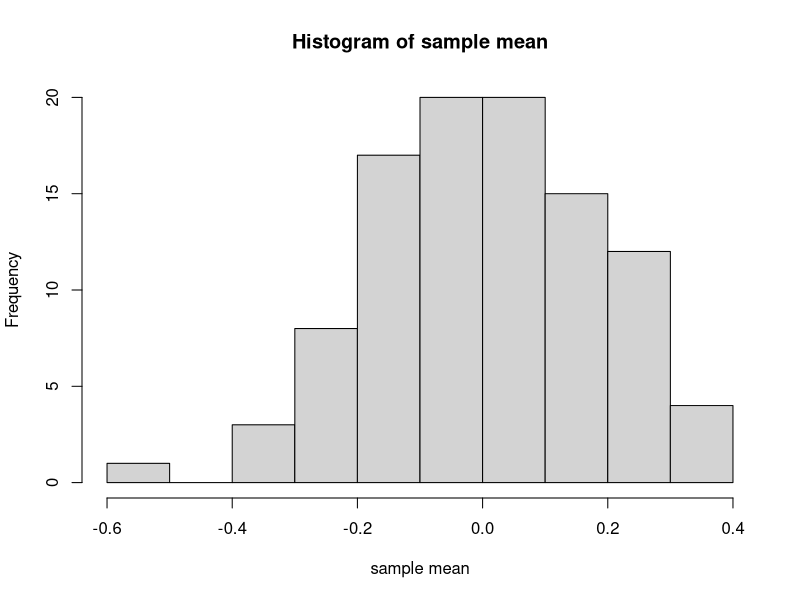
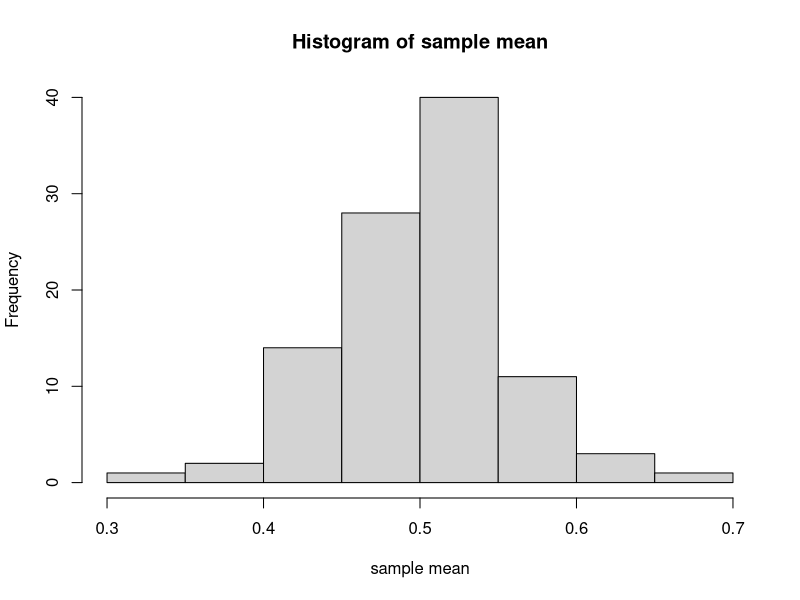
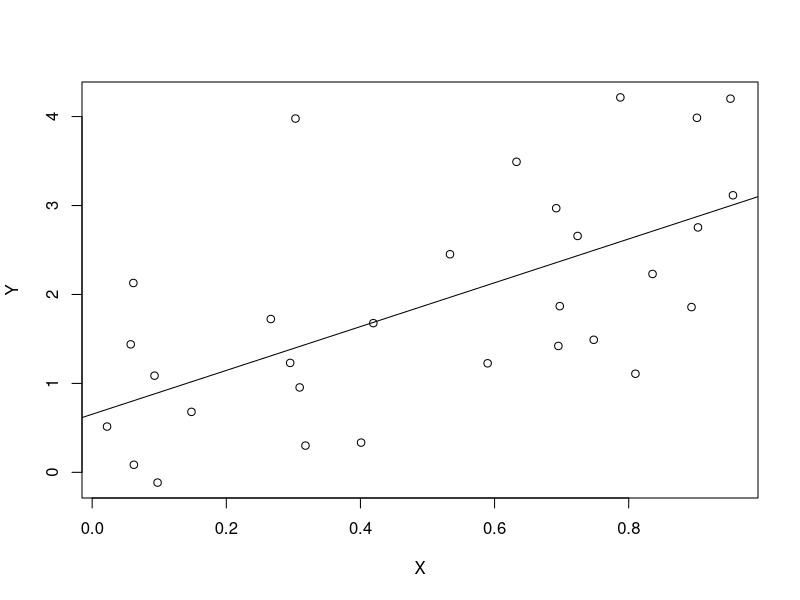
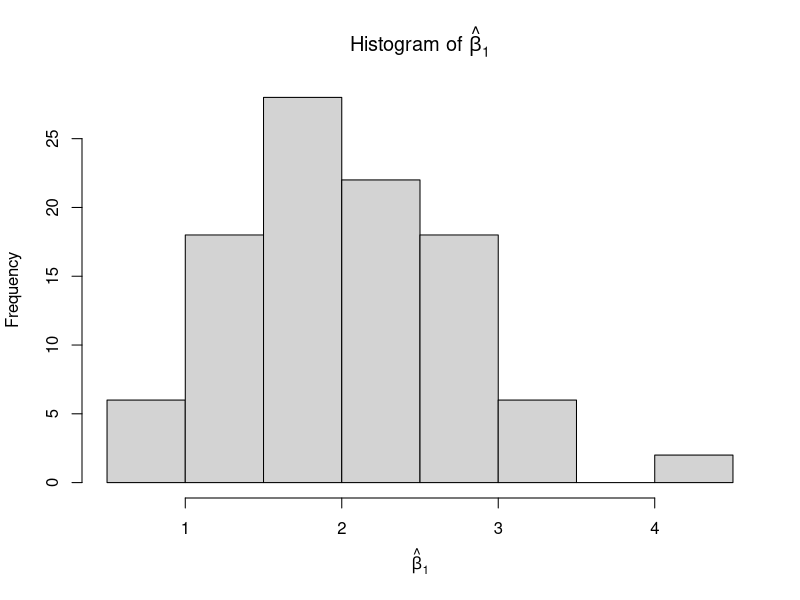
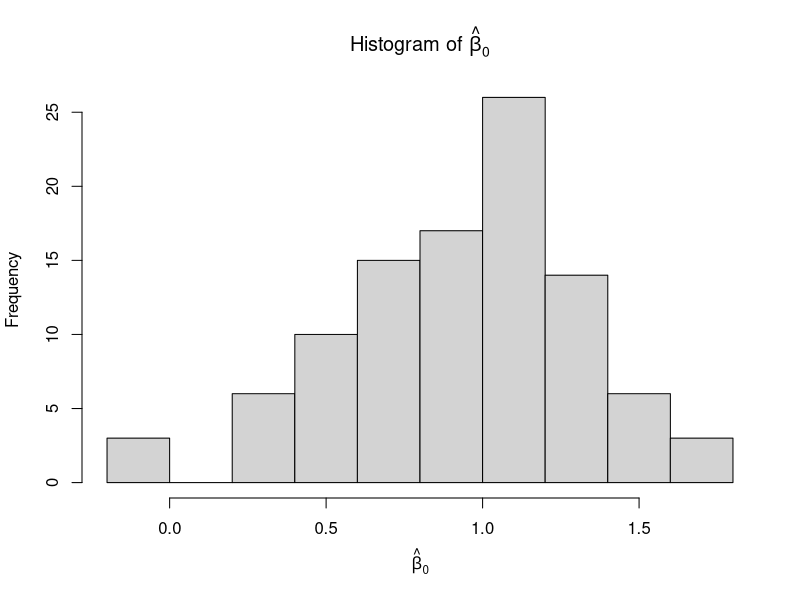
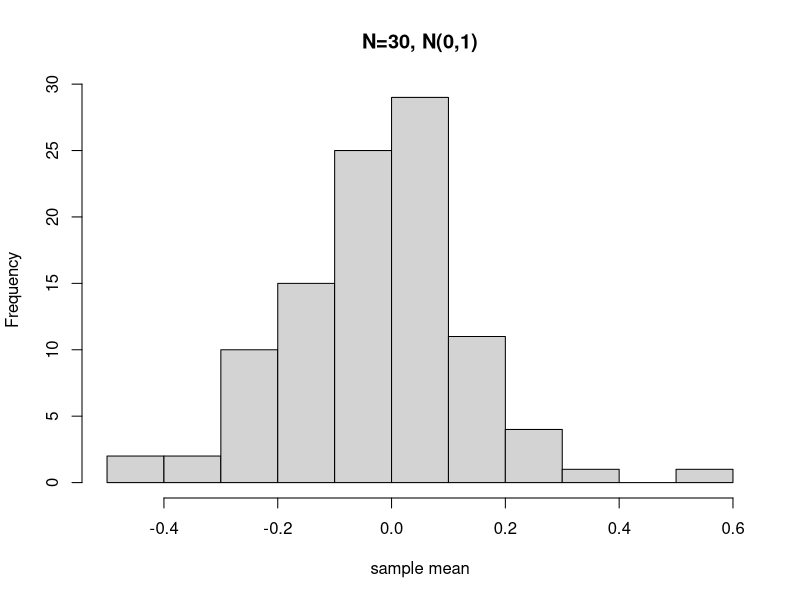
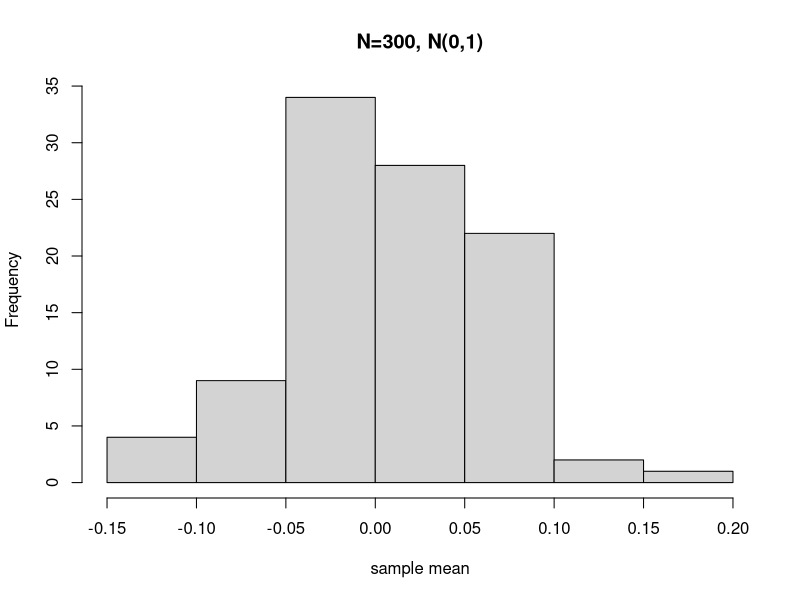
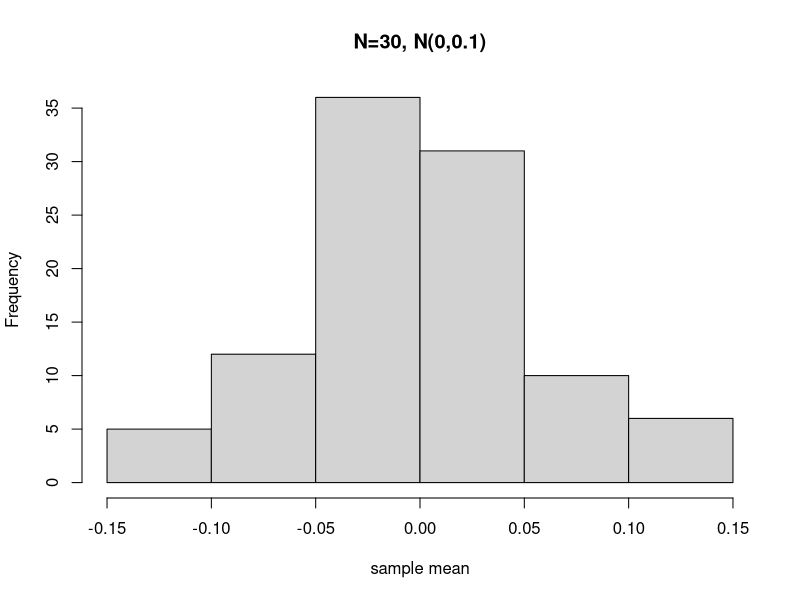

R code for these plots, in order:
#by kevin.lee
set.seed(920)

# sample mean is unbiased estimator of population mean

M <- 100 # number of simulation
N <- 30 # number of samples for each run

samp_mean <- rep(0,M) # a vector that will save the sample mean of each run

# sample from Normal dsitribution
for (m in 1:M) {
  samp <- rnorm(N, mean = 0, sd = 1) # sample generated from N(0,1)
  samp_mean[m] <- mean(samp)
}

samp_mean
hist(samp_mean, main = "Histogram of sample mean", xlab = "sample mean")
mean(samp_mean) # check if close to 0

# sample from Uniform distribution
for (m in 1:M) {
  samp <- runif(N, 0, 1) # sample generated from U(0,1)
  samp_mean[m] <- mean(samp)
}

samp_mean
hist(samp_mean, main = "Histogram of sample mean", xlab = "sample mean")
mean(samp_mean) # check if close to 1/2


# least squares coefficient estimates are unbiased estimator of population coefficients
# population regression line, Y = 1 + 2*X. Hence, population intercept is 1 and population slope is 2.
# error's iid N(0, 1)
M <- 100 # number of simulation
N <- 30 # number of samples for each run

betahat1 <- rep(0,M) # a vector that will save the betahat1 of each run
betahat0 <- rep(0,M) # a vector that will save the betahat1 of each run

for (m in 1:M) {
  X <- runif(N, min = 0, max = 1) # X generated from U(0,1)
  error <- rnorm(N, mean = 0, sd = 1) # error generated from N(0,1)
  Y <- 1 + 2*X + error

  fit <- lm(Y~X)
  betahat1[m] <- fit$coefficients[2]
  betahat0[m] <- fit$coefficients[1]
}

# check last simultion result
plot(X, Y)
abline(fit)

names(fit)
fit$coefficients

betahat1
hist(betahat1, main = expression(paste("Histogram of ", hat(beta)[1])), xlab = expression(hat(beta)[1]))
mean(betahat1) # check if close to 2

betahat0
hist(betahat0, main = expression(paste("Histogram of ", hat(beta)[0])), xlab = expression(hat(beta)[0]))
mean(betahat0) # check if close to 0


###########

# See how the number of samples affects the result of single estimate of sample mean

sim_mean <- function(M, N, Xmean, Xvar) {
  samp_mean <- rep(0,M)
  for (m in 1:M) {
    samp <- rnorm(N, Xmean, sqrt(Xvar)) # sample generated from N(mean,sd)
    samp_mean[m] <- mean(samp)
  }
  return(samp_mean)
}

# number of samples for each run 30
sim1 <- sim_mean(100, 30, 0, 1)
sim1
hist(sim1, main = "N=30, N(0,1)", xlab = "sample mean")
mean(sim1)
var(sim1)

# number of samples for each run 300
sim2 <- sim_mean(100, 300, 0, 1)
sim2
hist(sim2, main = "N=300, N(0,1)", xlab = "sample mean")
mean(sim2)
var(sim2)

# ideally when the error variace was small
sim3 <- sim_mean(100, 30, 0, 0.1)
hist(sim3, main = "N=30, N(0,0.1)", xlab = "sample mean")
mean(sim3)
var(sim3)

# Plot three histograms at the same time
plot_range <- range(c(sim1, sim2, sim3)) # to take same range for three plots

par(mfrow=c(1,3))
hist(sim1, main = "N=30, N(0,1)", xlim = plot_range, xlab = "sample mean")
hist(sim2, main = "N=300, N(0,1)", xlim = plot_range, xlab = "sample mean")
hist(sim3, main = "N=30, N(0,0.1)", xlim = plot_range, xlab = "sample mean")


# See how the number of samples affects the result of single estimate of least squares coefficient estimaete

sim_betahat1 <- function(M, N, Xmin, Xmax, err_mean, err_var) {
  betahat1 <- rep(0,M) # a vector that will save the betahat1 of each run
  for (m in 1:M) {
    X <- runif(N, min = Xmin, max = Xmax) # X generated from U(Xmin,Xmax)
    error <- rnorm(N, mean = err_mean, sd = sqrt(err_var)) # error generated from N(err_mean, err_sd)
    Y <- 1 + 2*X + error
    fit <- lm(Y~X)
    betahat1[m] <- fit$coefficients[2]
  }
  return(betahat1)
}

sim_betahat0 <- function(M, N, Xmin, Xmax, err_mean, err_var) {
  betahat0 <- rep(0,M) # a vector that will save the betahat1 of each run
  for (m in 1:M) {
    X <- runif(N, min = Xmin, max = Xmax) # X generated from U(Xmin,Xmax)
    error <- rnorm(N, mean = err_mean, sd = sqrt(err_var)) # error generated from N(err_mean, err_sd)
    Y <- 1 + 2*X + error
    fit <- lm(Y~X)
    betahat0[m] <- fit$coefficients[1]
  }
  return(betahat0)
}


# number of samples for each run 30
sim1 <- sim_betahat1(100, 30, 0, 1, 0, 1)
hist(sim1, main = "N=30, X~U(0,1), err~N(0,1)", xlab=expression(hat(beta)[1]))
mean(sim1)
var(sim1)

# number of samples for each run 300
sim2 <- sim_betahat1(100, 300, 0, 1, 0, 1)
hist(sim2, main = "N=300, X~U(0,1), err~N(0,1)", xlab=expression(hat(beta)[1]))
mean(sim2)
var(sim2)

# ideally when the error variace was small
sim3 <- sim_betahat1(100, 30, 0, 1, 0, 0.1)
hist(sim3, main = "N=30, X~U(0,1), err~N(0,0.1)", xlab=expression(hat(beta)[1]))
mean(sim3)
var(sim3)

# x_{i}'s are less spread out
sim4 <- sim_betahat1(100, 30, 0.2, 0.8, 0, 1)
hist(sim4, main = "N=30, X~U(0.2,0.8), err~N(0,1)", xlab=expression(hat(beta)[1]))
mean(sim4)
var(sim4)

# Plot four histograms at the same time
plot_range <- range(c(sim1, sim2, sim3, sim4)) # to take same range for three plots

par(mfrow=c(2,2))
hist(sim1, main = "N=30, X~U(0,1), err~N(0,1)", xlim = plot_range, xlab = expression(hat(beta)[1]))
hist(sim2, main = "N=300, X~U(0,1), err~N(0,1)", xlim = plot_range, xlab = expression(hat(beta)[1]))
hist(sim3, main = "N=30, X~U(0,1), err~N(0,0.1)", xlim = plot_range, xlab = expression(hat(beta)[1]))
hist(sim4, main = "N=30, X~U(0.2,0.8), err~N(0,1)", xlim = plot_range, xlab = expression(hat(beta)[1]))


# number of samples for each run 30
sim1 <- sim_betahat0(100, 30, 0, 1, 0, 1)
hist(sim1, main = "N=30, X~U(0,1), err~N(0,1)", xlab=expression(hat(beta)[0]))
mean(sim1)
var(sim1)

# number of samples for each run 300
sim2 <- sim_betahat0(100, 300, 0, 1, 0, 1)
hist(sim2, main = "N=300, X~U(0,1), err~N(0,1)", xlab=expression(hat(beta)[0]))
mean(sim2)
var(sim2)

# ideally when the error variace was small
sim3 <- sim_betahat0(100, 30, 0, 1, 0, 0.1)
hist(sim3, main = "N=30, X~U(0,1), err~N(0,0.1)", xlab=expression(hat(beta)[0]))
mean(sim3)
var(sim3)

# x_{i}'s are less spread out
sim4 <- sim_betahat0(100, 30, 0.2, 0.8, 0, 1)
hist(sim4, main = "N=30, X~U(0.2,0.8), err~N(0,1)", xlab=expression(hat(beta)[0]))
mean(sim4)
var(sim4)

# Plot four histograms at the same time
plot_range <- range(c(sim1, sim2, sim3, sim4)) # to take same range for three plots

par(mfrow=c(2,2))
hist(sim1, main = "N=30, X~U(0,1), err~N(0,1)", xlim = plot_range, xlab = expression(hat(beta)[0]))
hist(sim2, main = "N=300, X~U(0,1), err~N(0,1)", xlim = plot_range, xlab = expression(hat(beta)[0]))
hist(sim3, main = "N=30, X~U(0,1), err~N(0,0.1)", xlim = plot_range, xlab = expression(hat(beta)[0]))
hist(sim4, main = "N=30, X~U(0.2,0.8), err~N(0,1)", xlim = plot_range, xlab = expression(hat(beta)[0]))



